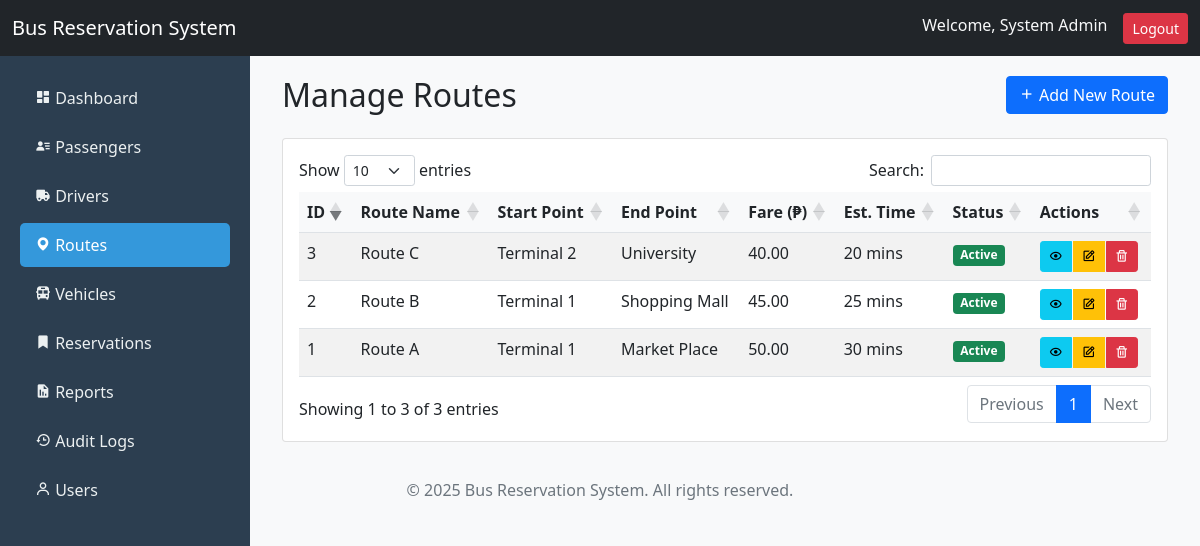
The page /admin/routes.php (signed in) on the database its author committed.
### tables this page shows
CREATE TABLE `routes` (
  `id` int(11) NOT NULL,
  `route_name` varchar(100) NOT NULL,
  `start_point` varchar(100) NOT NULL,
  `end_point` varchar(100) NOT NULL,
  `fare_amount` decimal(10,2) NOT NULL,
  `estimated_time` int(11) NOT NULL COMMENT 'in minutes',
  `status` enum('active','inactive') DEFAULT 'active',
  `created_at` timestamp NOT NULL DEFAULT current_timestamp(),
  `updated_at` timestamp NOT NULL DEFAULT current_timestamp() ON UPDATE current_timestamp()
);

### admin/routes.php (the view, shortened to what this page needs)
<?php
require_once 'includes/header.php';
try {
    $stmt = $pdo->query("SELECT * FROM routes ORDER BY created_at DESC");
    $routes = $stmt->fetchAll();
} catch(PDOException $e) {
    $error_message = "Error fetching routes: " . $e->getMessage();
    $routes = [];
}
?>
<div class="main-content">
    <div class="container-fluid">
        <div class="row mb-3">
            <div class="col-md-6">
                <h2>Manage Routes</h2>
            </div>
            <div class="col-md-6 text-end">
                <button type="button" class="btn btn-primary" data-bs-toggle="modal" data-bs-target="#addRouteModal">
                    <i class='bx bx-plus'></i> Add New Route
                </button>
            </div>
        </div>
        <div class="card">
            <div class="card-body">
                <div class="table-responsive">
                    <table id="routesTable" class="table table-striped">
                        <thead>
                            <tr>
                                <th>ID</th>
                                <th>Route Name</th>
                                <th>Start Point</th>
                                <th>End Point</th>
                                <th>Fare (₱)</th>
                                <th>Est. Time</th>
                                <th>Status</th>
                                <th>Actions</th>
                            </tr>
                        </thead>
                        <tbody>
                            <?php foreach ($routes as $route): ?>
                            <tr>
                                <td><?php echo htmlspecialchars($route['id']); ?></td>
                                <td><?php echo htmlspecialchars($route['route_name']); ?></td>
                                <td><?php echo htmlspecialchars($route['start_point']); ?></td>
                                <td><?php echo htmlspecialchars($route['end_point']); ?></td>
                                <td><?php echo number_format($route['fare_amount'], 2); ?></td>
                                <td><?php echo htmlspecialchars($route['estimated_time']); ?> mins</td>
                                <td>
                                    <span class="badge bg-<?php echo $route['status'] === 'active' ? 'success' : 'danger'; ?>">
                                        <?php echo ucfirst(htmlspecialchars($route['status'])); ?>
                                    </span>
                                </td>
                                <td>
                                    <div class="btn-group">
                                        <button type="button" class="btn btn-sm btn-info view-route"
                                                data-bs-toggle="modal" data-bs-target="#viewRouteModal"
                                                data-route='<?php echo json_encode($route); ?>'>
                                            <i class='bx bx-show'></i>
                                        </button>
                                        <button type="button" class="btn btn-sm btn-warning edit-route"
                                                data-bs-toggle="modal" data-bs-target="#editRouteModal"
                                                data-route='<?php echo json_encode($route); ?>'>
                                            <i class='bx bx-edit'></i>
                                        </button>
                                        <button type="button" class="btn btn-sm btn-danger delete-route"
                                                data-id="<?php echo $route['id']; ?>"
                                                data-name="<?php echo htmlspecialchars($route['route_name']); ?>">
                                            <i class='bx bx-trash'></i>
                                        </button>
                                    </div>
                                </td>
                            </tr>
                            <?php endforeach; ?>
                        </tbody>
                    </table>
                </div>
            </div>
        </div>
    </div>
</div>
<?php
require_once 'includes/footer.php';
?>

### admin/assets/css/style.css (style rules this page uses)
.main-content { margin-left: 250px; margin-top: 56px; padding: 20px; }
.table th { background-color: #f8f9fa; }
.btn-group .btn { margin-right: 2px; }

### rows shown on the page
routes: id "1", route_name "Route A", start_point "Terminal 1", end_point "Market Place", fare_amount "50.00", estimated_time "30", status "Active"
routes: id "2", route_name "Route B", start_point "Terminal 1", end_point "Shopping Mall", fare_amount "45.00", estimated_time "25", status "Active"
routes: id "3", route_name "Route C", start_point "Terminal 2", end_point "University", fare_amount "40.00", estimated_time "20", status "Active"

### other values the page prints
SITE_NAME "Bus Reservation System"
$_SESSION['name'] "System Admin"
